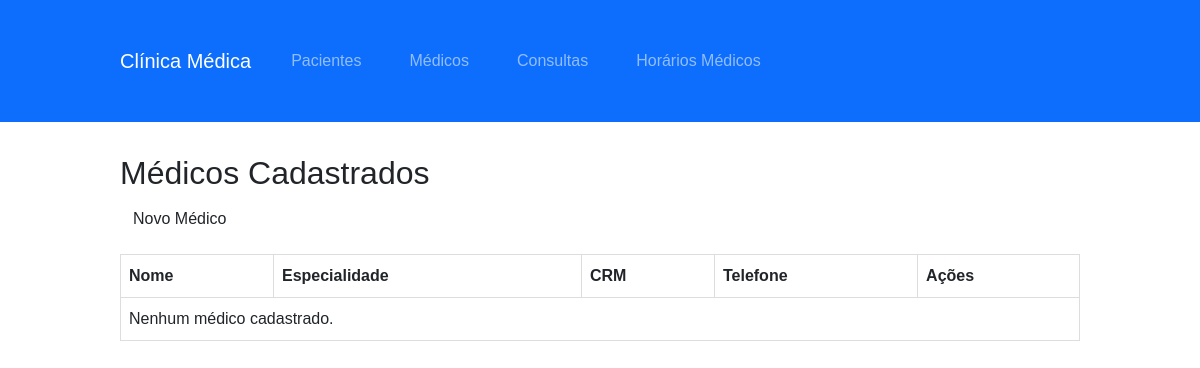
The app's page /medicos/, older data.
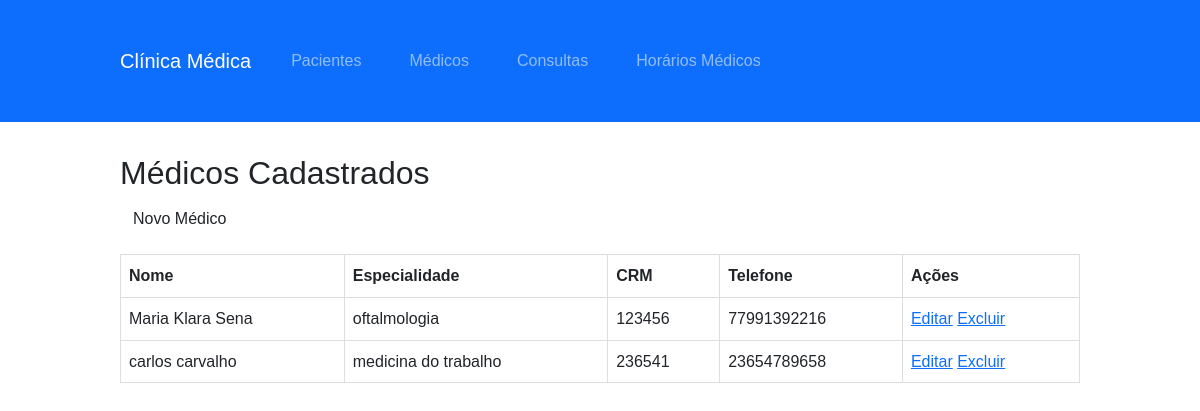
The same page, newer data.
### agendamento/models.py (models this page shows)
class Medico(models.Model):
    nome = models.CharField(max_length=100)
    especialidade = models.CharField(max_length=50)
    crm = models.CharField(max_length=20, unique=True)
    telefone = models.CharField(max_length=20)
    def __str__(self):
        return f"{self.nome} ({self.especialidade})"

### agendamento/views.py (the view)
# urls.py: path('medicos/', views.MedicoListView.as_view(), name='medico_list'),
class MedicoListView(ListView):
    model = Medico
    template_name = 'agendamento/medico_list.html'
    context_object_name = 'medicos'
    ordering = ['nome']
    def get_context_data(self, **kwargs):
        context = super().get_context_data(**kwargs)
        print("Médicos no contexto:", context['object_list'])  # Verifique no console
        return context

### agendamento/templates/agendamento/medico_list.html
{% extends 'agendamento/base.html' %}
{% block content %}
<h2>Médicos Cadastrados</h2>
<a href="{% url 'medico-create' %}" class="btn">Novo Médico</a>
<table class="table">
    <thead>
        <tr>
            <th>Nome</th>
            <th>Especialidade</th>
            <th>CRM</th>
            <th>Telefone</th>
            <th>Ações</th>
        </tr>
    </thead>
    <tbody>
        {% for medico in medicos %}
        <tr>
            <td>{{ medico.nome }}</td>
            <td>{{ medico.especialidade }}</td>
            <td>{{ medico.crm }}</td>
            <td>{{ medico.telefone }}</td>
            <td>
                <a href="{% url 'medico-update' medico.pk %}">Editar</a>
                <a href="{% url 'medico-delete' medico.pk %}">Excluir</a>
            </td>
        </tr>
        {% empty %}
        <tr>
            <td colspan="5">Nenhum médico cadastrado.</td>
        </tr>
        {% endfor %}
    </tbody>
</table>
{% endblock %}

Row changes from the older to the newer data that the page shows:
added Medico: nome "Maria Klara Sena", especialidade "oftalmologia", crm "123456", telefone "77991392216"
added Medico: nome "carlos carvalho", especialidade "medicina do trabalho", crm "236541", telefone "23654789658"
Text that changed along with them:
text no longer shown: "Nenhum médico cadastrado."
